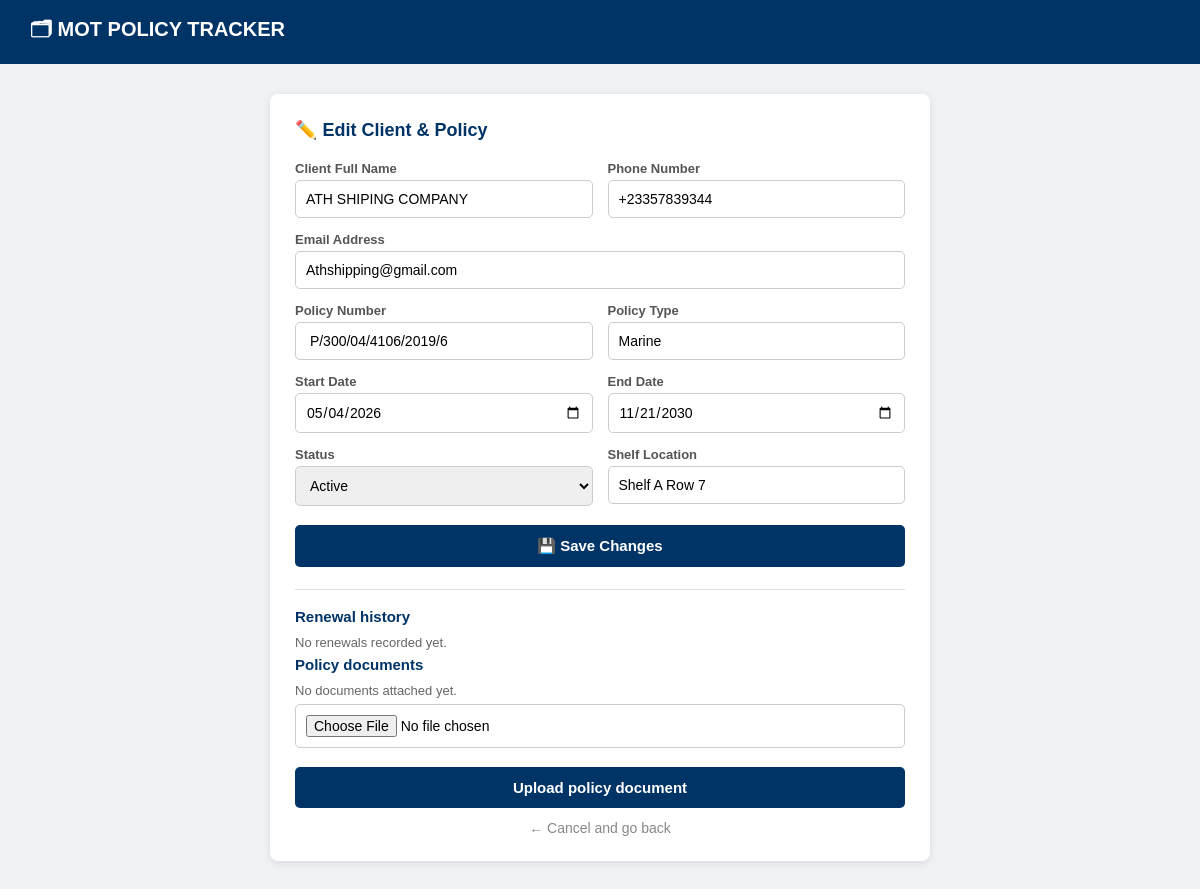
The app's page /edit/4 with its own data.
### tables this page shows
CREATE TABLE clients (
            client_id INTEGER PRIMARY KEY AUTOINCREMENT,
            full_name TEXT,
            phone TEXT,
            email TEXT
        );

CREATE TABLE policies (
            policy_id INTEGER PRIMARY KEY AUTOINCREMENT,
            policy_number TEXT,
            policy_type TEXT,
            start_date TEXT,
            end_date TEXT,
            status TEXT,
            client_id INTEGER, deleted_at TEXT,
            FOREIGN KEY (client_id) REFERENCES clients(client_id)
        );

CREATE TABLE file_log (
            log_id INTEGER PRIMARY KEY AUTOINCREMENT,
            policy_id INTEGER,
            shelf_location TEXT,
            FOREIGN KEY (policy_id) REFERENCES policies(policy_id)
        );

### app.py (the view, shortened to what this page needs)
@app.route("/edit/<int:policy_id>", methods=["GET", "POST"])
def edit(policy_id):
    record = get_record_by_policy_id(policy_id)
    if not record:
        return redirect(url_for("index"))
    return render_template("edit.html", record=record,
                           renewal_history=get_renewal_history(policy_id),
                           documents=get_policy_documents(policy_id))

### app.py (called while the page is built)
def connect_db():
    conn = sqlite3.connect(DB_PATH)
    conn.execute("PRAGMA foreign_keys = ON")
    return conn

def get_renewal_history(policy_id):
    conn = connect_db()
    rows = conn.execute(
        "SELECT previous_start_date, previous_end_date, new_start_date, new_end_date, renewed_at "
        "FROM renewal_history WHERE policy_id=? ORDER BY renewed_at DESC", (policy_id,)
    ).fetchall()
    conn.close()
    return rows

def get_policy_documents(policy_id):
    conn = connect_db()
    rows = conn.execute(
        "SELECT document_id, filename, uploaded_at FROM policy_documents WHERE policy_id=? ORDER BY uploaded_at DESC",
        (policy_id,)
    ).fetchall()
    conn.close()
    return rows

def get_record_by_policy_id(policy_id):
    conn = connect_db()
    cursor = conn.cursor()
    cursor.execute("""
        SELECT
            clients.client_id,
            clients.full_name,
            clients.phone,
            clients.email,
            policies.policy_id,
            policies.policy_number,
            policies.policy_type,
            policies.start_date,
            policies.end_date,
            policies.status,
            file_log.shelf_location
        FROM policies
        JOIN clients ON policies.client_id = clients.client_id
        JOIN file_log ON policies.policy_id = file_log.policy_id
        WHERE policies.deleted_at IS NULL AND policies.policy_id = ?
    """, (policy_id,))
    result = cursor.fetchone()
    conn.close()
    return result

### templates/edit.html (shortened to what this page needs)
<!DOCTYPE html>
<html lang="en">
<head>
</head>
<body>
    <div class="navbar">🗂 MOT POLICY TRACKER</div>
    <div class="container">
        <div class="card">
            <h2>✏️ Edit Client & Policy</h2>
            <form method="POST">
                <div class="row">
                    <div>
                        <label>Client Full Name</label>
                        <input type="text" name="full_name" value="{{ record[1] }}" required>
                    </div>
                    <div>
                        <label>Phone Number</label>
                        <input type="text" name="phone" value="{{ record[2] }}" required>
                    </div>
                </div>
                <label>Email Address</label>
                <input type="email" name="email" value="{{ record[3] }}">
                <div class="row">
                    <div>
                        <label>Policy Number</label>
                        <input type="text" name="policy_number" value="{{ record[5] }}" required>
                    </div>
                    <div>
                        <label>Policy Type</label>
                        <input type="text" name="policy_type" value="{{ record[6] }}" required>
                    </div>
                </div>
                <div class="row">
                    <div>
                        <label>Start Date</label>
                        <input type="date" name="start_date" value="{{ record[7] }}" required>
                    </div>
                    <div>
                        <label>End Date</label>
                        <input type="date" name="end_date" value="{{ record[8] }}" required>
                    </div>
                </div>
                <div class="row">
                    <div>
                        <label>Status</label>
                        <select name="status">
                            <option value="Active" {% if record[9] == 'Active' %}selected{% endif %}>Active</option>
                        </select>
                    </div>
                    <div>
                        <label>Shelf Location</label>
                        <input type="text" name="shelf_location" value="{{ record[10] }}" required>
                    </div>
                </div>
                <button type="submit" class="btn-save">💾 Save Changes</button>
            </form>
            <div class="history">
                <h3>Renewal history</h3>
                {% if renewal_history %}
                <ul>
                    {% for renewal in renewal_history %}
                    <li>{{ renewal[0] }} to {{ renewal[1] }} renewed to {{ renewal[2] }} to {{ renewal[3] }} on {{ renewal[4] }}</li>
                    {% endfor %}
                </ul>
                {% else %}
                <p>No renewals recorded yet.</p>
                {% endif %}
                <h3>Policy documents</h3>
                {% if documents %}
                <ul>
                    {% for document in documents %}
                    <li><a href="/policy-document/{{ document[0] }}">{{ document[1] }}</a> uploaded {{ document[2] }}</li>
                    {% endfor %}
                </ul>
                {% else %}
                <p>No documents attached yet.</p>
                {% endif %}
                <form method="POST" action="/policy/{{ record[4] }}/document" enctype="multipart/form-data">
                    <input type="file" name="document" accept=".pdf,.jpg,.jpeg,.png" required>
                    <button type="submit" class="btn-save">Upload policy document</button>
                </form>
            </div>
            <a href="/" class="btn-cancel">← Cancel and go back</a>
        </div>
    </div>
</body>
</html>

### templates/edit.html (style rules this page uses)
* { margin: 0; padding: 0; box-sizing: border-box; font-family: Arial, sans-serif; }
body { background-color: #f0f2f5; }
.navbar { background-color: #003366; padding: 15px 30px; color: white; font-size: 20px; font-weight: bold; }
.container { max-width: 700px; margin: 30px auto; padding: 0 20px; }
.card { background: white; border-radius: 8px; padding: 25px; box-shadow: 0 2px 8px rgba(0,0,0,0.1); }
h2 { color: #003366; margin-bottom: 20px; font-size: 18px; }
label { font-size: 13px; color: #555; display: block; margin-bottom: 4px; font-weight: bold; }
input, select { width: 100%; padding: 10px; margin-bottom: 14px; border: 1px solid #ccc; border-radius: 5px; font-size: 14px; }
.row { display: grid; grid-template-columns: 1fr 1fr; gap: 15px; }
.btn-save { background-color: #003366; color: white; padding: 12px 30px; border: none; border-radius: 5px; cursor: pointer; font-size: 15px; font-weight: bold; width: 100%; margin-top: 5px; }
.btn-cancel { display: block; text-align: center; margin-top: 12px; color: #888; text-decoration: none; font-size: 14px; }
.history { margin-top: 22px; padding-top: 18px; border-top: 1px solid #ddd; }
.history h3 { color: #003366; font-size: 15px; margin-bottom: 10px; }
.history p, .history li { color: #666; font-size: 13px; margin-bottom: 6px; }

### records on screen
clients: full_name "ATH SHIPING COMPANY", phone "+23357839344", email "Athshipping@gmail.com"
policies: policy_number "P/300/04/4106/2019/6", policy_type "Marine", start_date "05/04/2026", end_date "11/21/2030", status "Active"
file_log: shelf_location "Shelf A Row 7"
